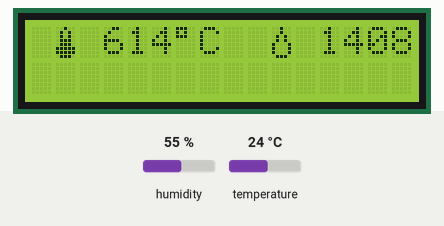
This sketch was run on a simulated Arduino Uno, built with avr-gcc and run on an emulated ATmega328P. Shown: 16×2 character LCD. Wiring (inferred from the names in the program): DHT11 sensor: data pin 2. The test bench sets the inputs (shaded band); at power-on: humidity 55 %, temperature 24 °C.

Above: at 1.2 s.
1.3 s: humidity set to 22 %
At 3.4 s:
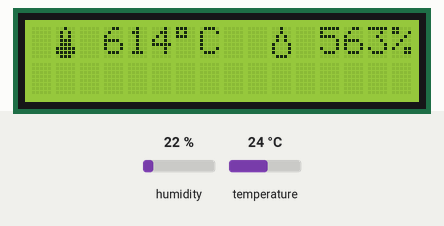
4.0 s: temperature set to 12 °C
At 4.4 s:
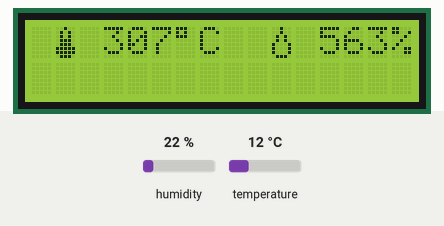
6.7 s: humidity set to 40 %
At 9.0 s:
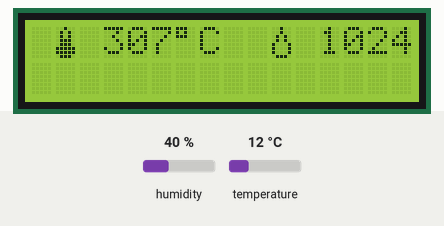
9.6 s: temperature set to 19 °C
At 11.3 s:
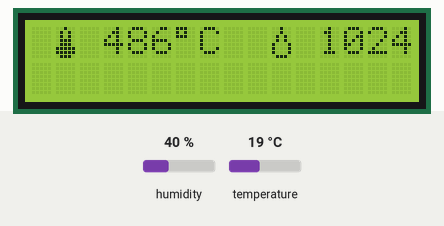
Timing chart, 0 to 12.8 s (numbered marks = the images above; inputs shaded):
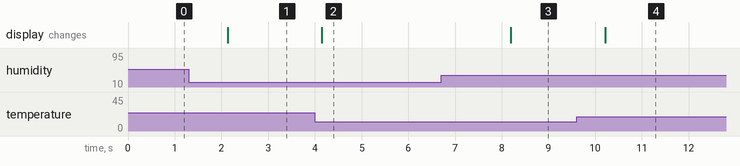

Measured:
- after the input at 1.3 s, the display: changes after 0.83 s (image 1)
- after the input at 4.0 s, the display: changes after 0.15 s (image 2)
- after the input at 6.7 s, the display: changes after 1.5 s (image 3)
- after the input at 9.6 s, the display: changes after 0.61 s (image 4)

The sketch:

termometr_DHT11.ino
```cpp
#include <Wire.h>
#include <LiquidCrystal_I2C.h>
#include "DHT.h"
#define DHT11_PIN 2

DHT dht;
LiquidCrystal_I2C lcd(0x27, 2, 1, 0, 4, 5, 6, 7, 3, POSITIVE);

byte hum[] = {
  B00100,
  B00100,
  B01010,
  B01010,
  B10001,
  B10001,
  B10001,
  B01110
};

byte temp[] = {
  B00100,
  B01010,
  B01010,
  B01110,
  B01110,
  B11111,
  B11111,
  B01110
};

byte c[] = {
  B11100,
  B10100,
  B11100,
  B00000,
  B00000,
  B00000,
  B00000,
  B00000
};

void setup() {
  Serial.begin(9600);
  dht.setup(DHT11_PIN);

  lcd.begin(16, 2);
  lcd.createChar(0, hum);
  lcd.createChar(1, temp);
  lcd.createChar(2, c);
  lcd.clear();
}

void loop() {
  //Pobranie informacji o wilgotnosci
  int wilgotnosc = dht.getHumidity();
  //Pobranie informacji o temperaturze
  int temperatura = dht.getTemperature();

  if (dht.getStatusString() == "OK") {
    lcd.setCursor(1, 0);
    lcd.write(byte(1));
    lcd.setCursor(3, 0);
    lcd.print(temperatura);
    lcd.write(byte(2));
    lcd.print("C ");

    lcd.setCursor(10, 0);
    lcd.write(byte(0));
    lcd.setCursor(12, 0);
    lcd.print(wilgotnosc);
    lcd.print("% ");
  }

  delay(dht.getMinimumSamplingPeriod()); //Odczekanie wymaganego czasu
}
```
